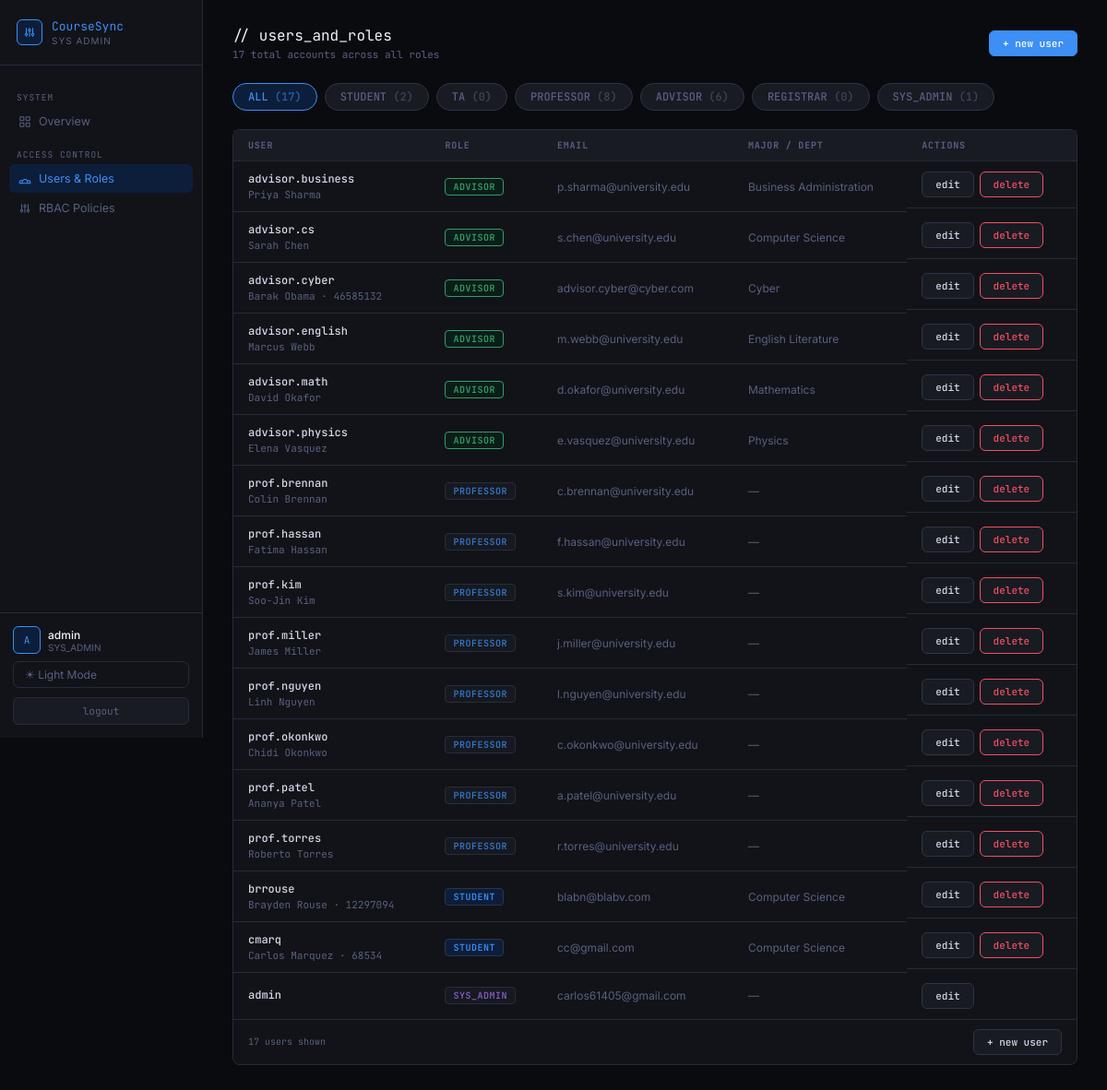
The page /users/ (signed in) on the database as committed earlier.
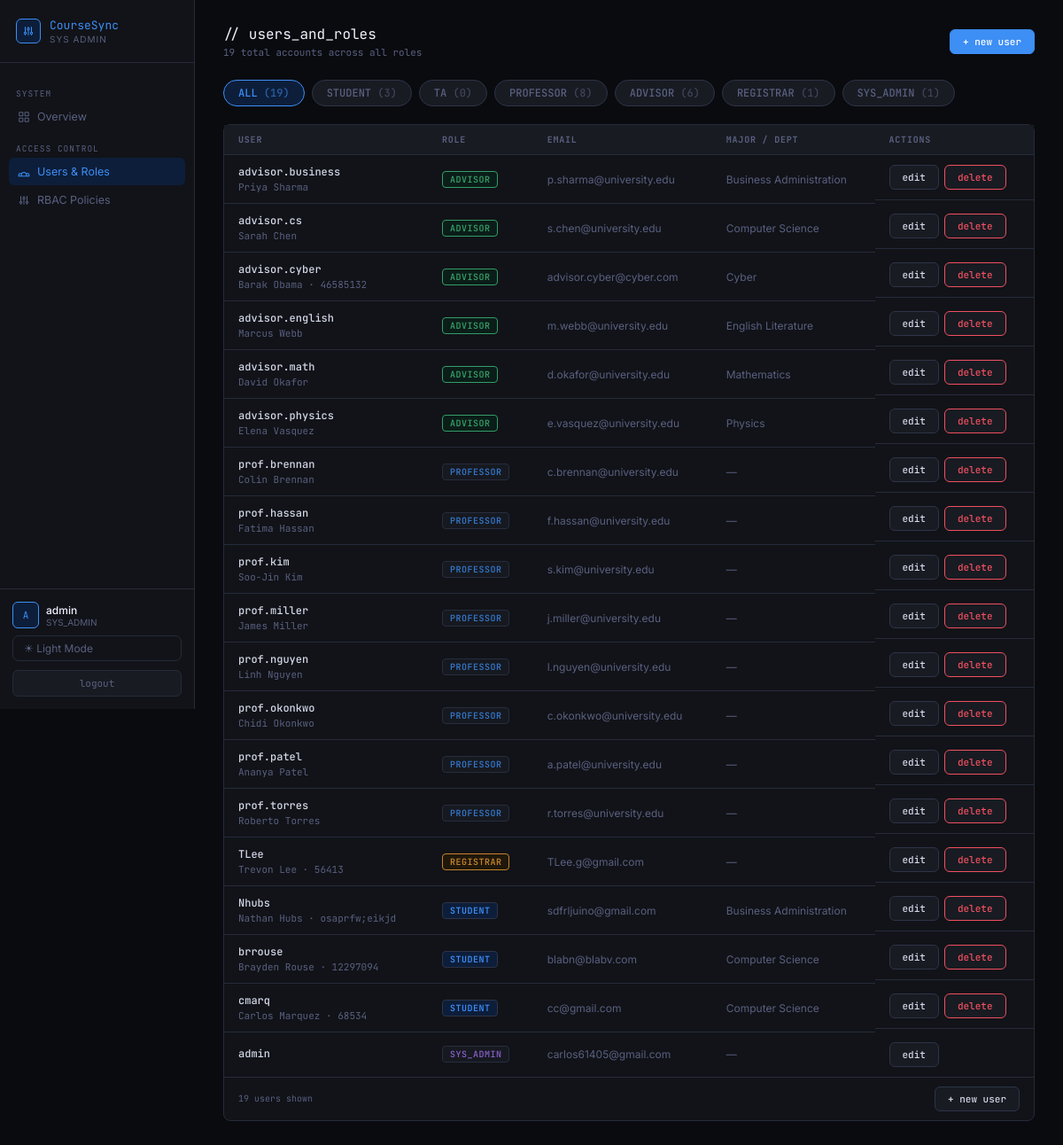
The same page on the database as committed later.
### accounts/models.py (models this page shows, shortened)
class User(AbstractUser):
    class Roles(models.TextChoices):
        STUDENT = "student", "Student"
        TA = "ta", "Teaching Assistant"
        PROFESSOR = "professor", "Professor"
        ADVISOR = "advisor", "Advisor"
        REGISTRAR = "registrar", "Registrar"
        SYSADMIN = "sysadmin", "System Admin"
    role = models.CharField(max_length=20, choices=Roles.choices)
    university_id = models.CharField(max_length=20, unique=True, null=True, blank=True)

### academics/models.py (models this page shows, shortened)
class Major(models.Model):
    name = models.CharField(max_length=100, unique=True)
    advisor = models.OneToOneField(
        User,
        on_delete=models.SET_NULL,
        null=True,
        blank=True,
        related_name="advised_major",
        limit_choices_to={"role": "advisor"},
    )

class StudentProfile(models.Model):
    user = models.OneToOneField(User, on_delete=models.CASCADE, related_name="student_profile")
    major = models.CharField(max_length=100)
    gpa = models.DecimalField(max_digits=3, decimal_places=2, default=0.00)
    advisor = models.ForeignKey(
        User,
        on_delete=models.SET_NULL,
        null=True,
        blank=True,
        related_name="advisees",
        limit_choices_to={"role": "advisor"},
    )

### academics/views.py (the view)
# urls.py: path("users/", users_list, name="users_list"),
@login_required
@role_required("sysadmin")
def users_list(request):
    from accounts.models import User
    role_filter = request.GET.get("role", "all")
    users = User.objects.all().order_by("role", "username")
    role_counts = {
        role: users.filter(role=role).count()
        for role in ["student", "ta", "professor", "advisor", "registrar", "sysadmin"]
    }
    if role_filter != "all":
        users = users.filter(role=role_filter)
    return render(request, "users_list.html", {
        "users": users,
        "role_counts": role_counts,
        "active_role": role_filter,
        "total": User.objects.count(),
    })

### templates/users_list.html (shortened to what the changed rows need)
{% load static %}
<!DOCTYPE html>
<html lang="en" data-theme="{{ request.session.theme|default:'dark' }}">
<head>
  <link rel="stylesheet" href="{% static 'css/sysadmin.css' %}">
</head>
<body>
<div class="shell">
  <aside class="sidebar">
    <div class="sidebar-footer">
      <div class="user-card">
        <div class="avatar">{{ request.user.first_name|default:request.user.username|slice:":1"|upper }}{{ request.user.last_name|slice:":1"|upper }}</div>
        <div>
          <div class="user-name">{{ request.user.get_full_name|default:request.user.username }}</div>
          <div class="user-role">SYS_ADMIN</div>
        </div>
      </div>
    </div>
  </aside>
  <main class="main">
    <div class="page-header">
      <div>
        <div class="page-title">// users_and_roles</div>
        <div class="page-sub">{{ total }} total accounts across all roles</div>
      </div>
    </div>
    <div class="filter-bar">
      <a href="{% url 'users_list' %}" class="filter-tab {% if active_role == 'all' %}active{% endif %}">
        ALL <span style="opacity:.6">({{ total }})</span>
      </a>
      <a href="{% url 'users_list' %}?role=student" class="filter-tab {% if active_role == 'student' %}active{% endif %}">
        STUDENT <span style="opacity:.6">({{ role_counts.student }})</span>
      </a>
      <a href="{% url 'users_list' %}?role=registrar" class="filter-tab ft-registrar {% if active_role == 'registrar' %}active{% endif %}">
        REGISTRAR <span style="opacity:.6">({{ role_counts.registrar }})</span>
      </a>
    </div>
    <div class="users-card">
      <table class="users-table">
        <thead>
          <tr>
            <th>User</th>
            <th>Role</th>
            <th>Email</th>
            <th>Major / Dept</th>
            <th>Actions</th>
          </tr>
        </thead>
        <tbody>
          {% for user in users %}
          <tr>
            <td>
              <div class="user-name-mono">{{ user.username }}</div>
              <div class="user-meta">{{ user.get_full_name }}{% if user.university_id %} · {{ user.university_id }}{% endif %}</div>
            </td>
            <td>
              {% if user.role == "student" %}<span class="role-badge rb-student">STUDENT</span>
              {% elif user.role == "ta" %}<span class="role-badge rb-ta">TA</span>
              {% elif user.role == "professor" %}<span class="role-badge rb-professor">PROFESSOR</span>
              {% elif user.role == "advisor" %}<span class="role-badge rb-advisor">ADVISOR</span>
              {% elif user.role == "registrar" %}<span class="role-badge rb-registrar">REGISTRAR</span>
              {% elif user.role == "sysadmin" or user.is_superuser %}<span class="role-badge rb-admin">SYS_ADMIN</span>
              {% else %}<span class="role-badge">{{ user.role|upper }}</span>{% endif %}
            </td>
            <td style="color:var(--muted);font-size:12px">{{ user.email|default:"—" }}</td>
            <td style="color:var(--muted);font-size:12px">
              {% if user.role == "student" %}{{ user.student_profile.major|default:"—" }}
              {% elif user.role == "advisor" %}
                {% if user.advised_major %}{{ user.advised_major.name }}{% else %}—{% endif %}
              {% else %}—{% endif %}
            </td>
            <td style="white-space:nowrap;display:flex;gap:6px">
              <a href="{% url 'edit_user' user.id %}" class="btn">edit</a>
              {% if user != request.user %}
              <a href="{% url 'delete_user' user.id %}" class="btn btn-danger">delete</a>
              {% endif %}
            </td>
          </tr>
          {% empty %}
          <tr><td colspan="5" class="empty-state">No users found for this filter.</td></tr>
          {% endfor %}
        </tbody>
      </table>
      <div class="table-footer">
        <span class="count-label">{{ users|length }} user{{ users|length|pluralize }} shown</span>
        <a href="{% url 'create_user' %}" class="btn">+ new user</a>
      </div>
    </div>
  </main>
</div>
</body>
</html>

Rows that differ between the two databases and show on the page:
added User: username "TLee", get_full_name "Trevon Lee", university_id "56413", role "REGISTRAR", email "TLee.g@gmail.com", shows "delete"
added User: username "Nhubs", get_full_name "Nathan Hubs", university_id "osaprfw;eikjd", role "STUDENT", email "sdfrljuino@gmail.com", student_profile.major "Business Administration", shows "delete"
Other text that changed with them:
{{ total }}: "17" → "19"
{{ role_counts.student }}: "2" → "3"
{{ role_counts.registrar }}: "0" → "1"
{{ users|length }}: "17" → "19"
